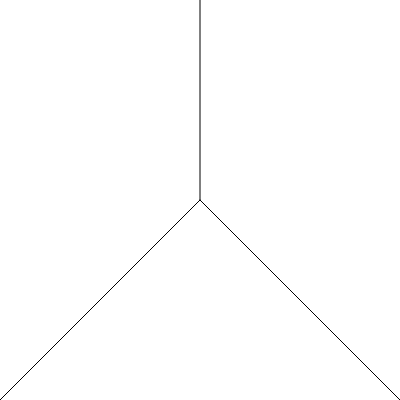
Frame 1 (no input)
Frame 60 (no input): identical to frame 1, image omitted
Frame 120 (the mouse pressed at the canvas centre since frame 60): identical to frame 1, image omitted

The p5.js sketch that drew this single still picture (run headless with seeded random() and noise() and a simulated clock; from frame 60 on, the mouse is pressed at the canvas centre):

// p5.js sketch
// ── sketch.js
var lineX;
var lineY;

function setup() { 
  createCanvas(400, 400);
  smooth();
  lineX = width/2;
  lineY = height/2;
  
} 

function draw() { 
 	background(255);
  
  stroke(0);
 
  line(lineX, 0 * lineY, lineX, lineY);
  line(0 * lineX, 2 * lineY, lineX, lineY);
  line(2 * lineX, 2 * lineY, lineX, lineY);
  
  
}
